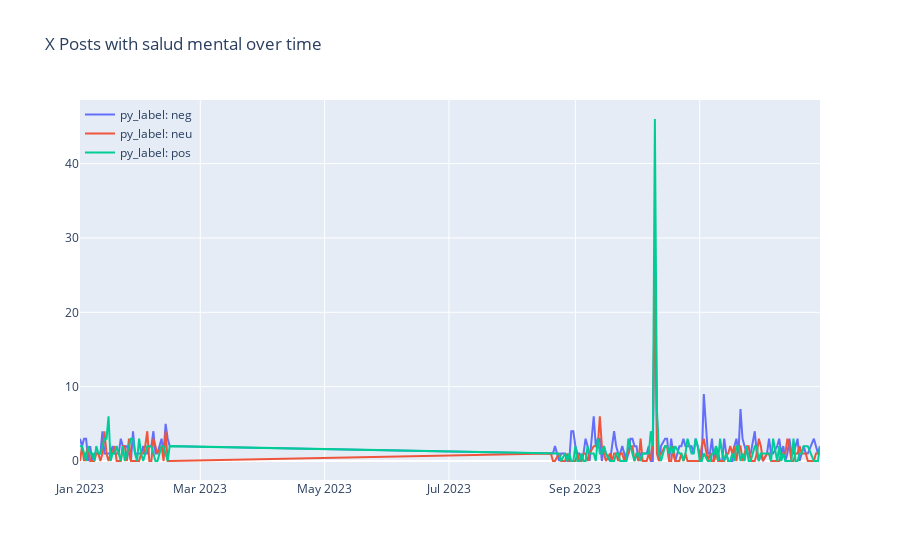

Here is the notebook cell this chart was saved with:
### Markdown cell above
## Focusing on posts containing 'salud mental'

### Code cell
tmp_df = df_spanish[df_spanish['Tweet_cleaned'].str.contains('salud mental', na=False)]
salud_mental_df = tmp_df.groupby(['Tweet_Date_Only', 'py_label'])['Tweet_ID'].count().unstack(fill_value=0)

fig = go.Figure()

for label in salud_mental_df.columns:
    fig.add_trace(go.Scatter(x=salud_mental_df.index, y=salud_mental_df[label], mode='lines', name=f'py_label: {label}'))

fig.update_layout(
    title='X Posts with salud mental over time',
    legend=dict(
        x=0,
        y=1,
        traceorder='normal',
        bgcolor='rgba(0,0,0,0)',
        bordercolor='rgba(0,0,0,0)'
    )
)

fig.show()

### Figure 1 — Plotly figure (JSON) as saved in the notebook; plotly's stock layout.template omitted (floating-point values rounded to 4 significant figures; data arrays with more than 128 entries replaced by an {"elided": "..."} marker saying what was removed)
{"data": [{"mode": "lines", "name": "py_label: neg", "type": "scatter", "x": {"elided": "164 str values"}, "y": {"elided": "164 int values"}}, {"mode": "lines", "name": "py_label: neu", "type": "scatter", "x": {"elided": "164 str values"}, "y": {"elided": "164 int values"}}, {"mode": "lines", "name": "py_label: pos", "type": "scatter", "x": {"elided": "164 str values"}, "y": {"elided": "164 int values"}}], "layout": {"legend": {"bgcolor": "rgba(0,0,0,0)", "bordercolor": "rgba(0,0,0,0)", "traceorder": "normal", "x": 0, "y": 1}, "title": {"text": "X Posts with salud mental over time"}}}
